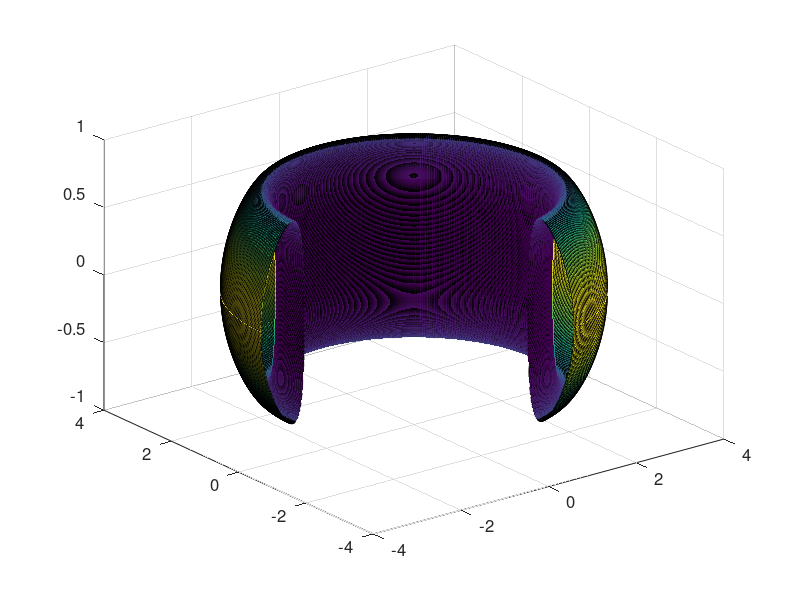

MATLAB code to generate this figure: (Note: this script raises an error after producing the figure.)
close all;clear;clc; 

% R0=3;a=1;kappa=1.5;delta=0.5;b=0.0;n=1; m=3; 
% R0=3;a=2.7;kappa=1.5;delta=0.5;b=0.0;n=1; m=5; 
R0=3;a=0.5;kappa=1.5;delta=0.5;b=0.0;n=15; m=1; 

[theta,phi]=meshgrid(0:2*pi/500:2*pi,-0.4*pi:2*pi/500:1.0*pi);
X=(R0-b+(a+b.*cos(theta)).*cos(theta+delta.*sin(theta))).*cos(phi);
Y=(R0-b+(a+b.*cos(theta)).*cos(theta+delta.*sin(theta))).*sin(phi);
Z=(kappa*a).*sin(theta); R=R0+sqrt(X.^2+Y.^2);

figure('DefaultAxesFontSize',12);
h=surf(X,Y,Z,R); alpha(0.5); shading interp; colormap(jet);
% whitebg('b');

set(h,'FaceLighting','flat','FaceColor','interp',...
      'AmbientStrength',0.3);
camlight('right'); lightangle(45,60);
light('position',[-3,-1,3],'style','local'); material shiny;

axis equal; axis tight; axis off; hidden off;

q=m/n; strtitle=['B Field Line, q=m/n=',num2str(m),'/',num2str(n),', R0=',...
    num2str(R0),'m, a=',num2str(a),'m, \kappa=',num2str(kappa),...
    ', \delta=',num2str(delta)];
theta2=0:2*pi/200:2*max(m,n)*pi; phi2=q.*theta2;
x=(R0-b+(a+b.*cos(theta2)).*cos(theta2+delta.*sin(theta2))).*cos(phi2);
y=(R0-b+(a+b.*cos(theta2)).*cos(theta2+delta.*sin(theta2))).*sin(phi2);
z=(kappa*a).*sin(theta2); hold on; plot3(x,y,z,'r','LineWidth',2);

title(strtitle);
